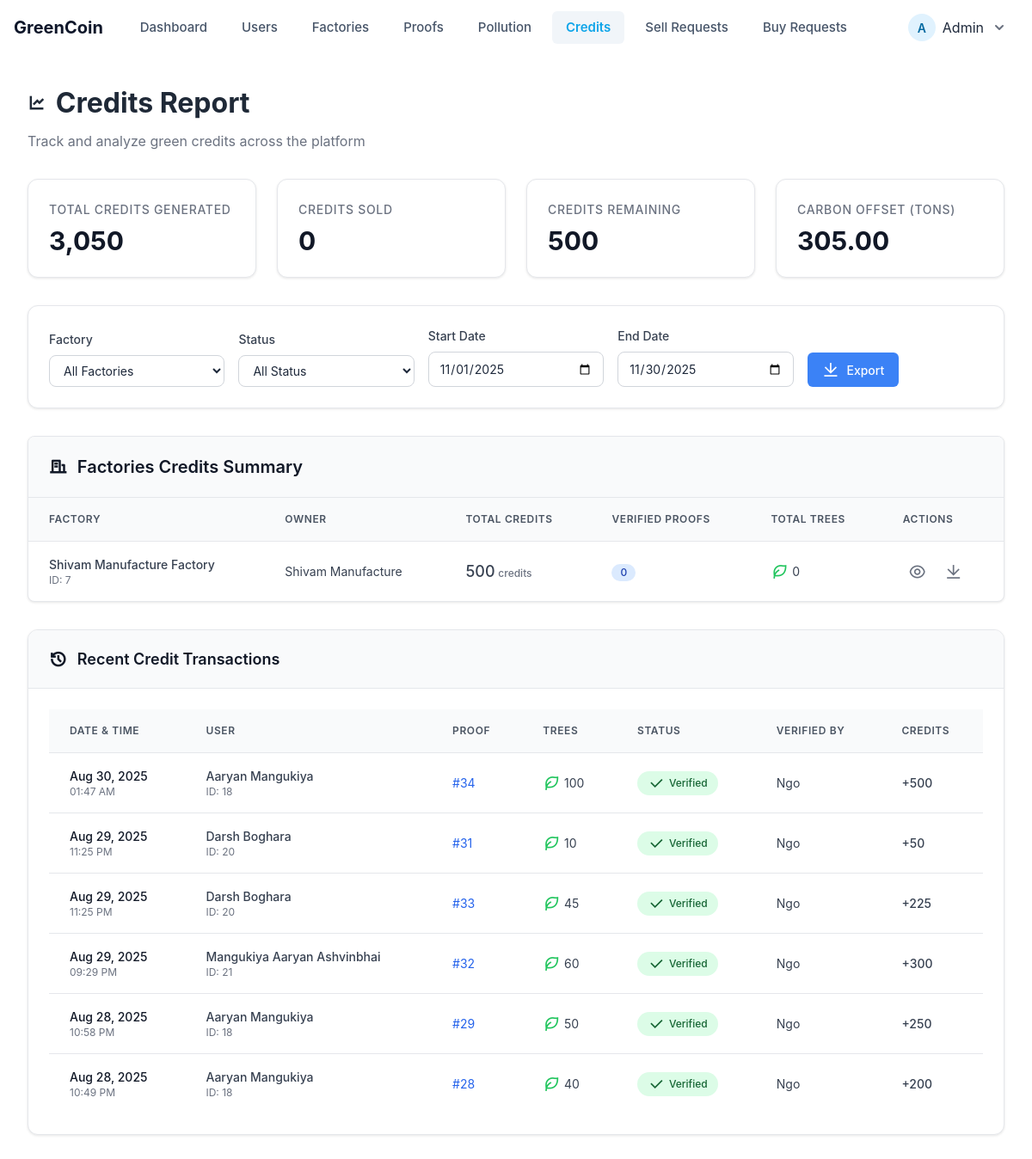
The app's page /admin/credits_report.php (signed in) with its own data.
### tables this page shows
CREATE TABLE `factories` (
  `id` int(11) NOT NULL,
  `user_id` int(11) DEFAULT NULL,
  `name` varchar(255) NOT NULL,
  `location` varchar(255) DEFAULT NULL,
  `production_type` varchar(255) DEFAULT NULL,
  `registration_date` datetime DEFAULT current_timestamp()
);

CREATE TABLE `users` (
  `user_id` int(11) NOT NULL,
  `name` varchar(100) NOT NULL,
  `email` varchar(150) NOT NULL,
  `password_hash` varchar(255) NOT NULL,
  `role` enum('individual','NGO','admin','factory') NOT NULL DEFAULT 'individual',
  `profile_image` varchar(255) DEFAULT NULL,
  `created_at` timestamp NOT NULL DEFAULT current_timestamp(),
  `email_verified` tinyint(1) NOT NULL DEFAULT 0,
  `email_verified_at` datetime DEFAULT NULL
);

CREATE TABLE `verifications` (
  `id` int(11) NOT NULL,
  `proof_id` int(11) DEFAULT NULL,
  `is_verified` tinyint(1) DEFAULT 0,
  `verified_by` varchar(255) DEFAULT NULL,
  `verification_date` datetime DEFAULT NULL,
  `method` enum('automated','manual') DEFAULT NULL
);

CREATE TABLE `planting_proofs` (
  `id` int(11) NOT NULL,
  `user_id` int(11) DEFAULT NULL,
  `target_id` int(11) DEFAULT NULL,
  `photo_url` varchar(255) DEFAULT NULL,
  `video_url` varchar(255) DEFAULT NULL,
  `geo_location` varchar(255) DEFAULT NULL,
  `tree_species` varchar(255) DEFAULT NULL,
  `tree_count` int(11) DEFAULT NULL,
  `land_type` enum('public','private') DEFAULT NULL,
  `qrcode_file` varchar(255) DEFAULT NULL,
  `uploaded_at` datetime DEFAULT current_timestamp()
);

### admin/credits_report.php (the view, shortened to what this page needs)
<?php
require_once __DIR__ . '/header.php';
$status_filter = isset($_GET['status']) ? $_GET['status'] : 'all';
$start_date = isset($_GET['start_date']) ? $_GET['start_date'] : date('Y-m-01');
$end_date = isset($_GET['end_date']) ? $_GET['end_date'] : date('Y-m-t');
$stats_sql = "SELECT
    COALESCE(SUM(CASE WHEN v.is_verified=1 THEN p.tree_count * 5 ELSE 0 END), 0) as total_credits_generated,
    COALESCE(SUM(CASE WHEN ct.type='sell' AND ct.status='approved' THEN ct.credits ELSE 0 END), 0) as credits_sold,
    (SELECT COALESCE(SUM(credits), 0) FROM green_credits) as credits_remaining,
    COALESCE(SUM(CASE WHEN v.is_verified=1 THEN p.tree_count * 0.5 ELSE 0 END), 0) as carbon_offset_tons
FROM verifications v
JOIN planting_proofs p ON p.id=v.proof_id
LEFT JOIN credit_transactions ct ON ct.factory_id = (SELECT id FROM factories LIMIT 1)";
$stats = $conn->query($stats_sql)->fetch_assoc();
?>
<!DOCTYPE html>
<html lang="en">
<head>
    <script src="https://cdn.tailwindcss.com/3.4.16"></script>
    <link rel="stylesheet" href="https://cdnjs.cloudflare.com/ajax/libs/remixicon/4.6.0/remixicon.min.css" />
</head>
<body>
    <div class="credits-report-container">
        <div class="credits-header">
            <h1><i class="ri-line-chart-line"></i> Credits Report</h1>
            <p>Track and analyze green credits across the platform</p>
        </div>
        <div class="stats-grid">
            <div class="stat-card">
                <h3>Total Credits Generated</h3>
                <p class="value"><?= number_format($stats['total_credits_generated']) ?></p>
            </div>
            <div class="stat-card">
                <h3>Credits Sold</h3>
                <p class="value"><?= number_format($stats['credits_sold']) ?></p>
            </div>
            <div class="stat-card">
                <h3>Credits Remaining</h3>
                <p class="value"><?= number_format($stats['credits_remaining']) ?></p>
            </div>
            <div class="stat-card">
                <h3>Carbon Offset (Tons)</h3>
                <p class="value"><?= number_format($stats['carbon_offset_tons'], 2) ?></p>
            </div>
        </div>
        <div class="filter-section">
            <form method="get" class="filter-form">
                <div class="form-group">
                    <label for="factory_id">Factory</label>
                    <select name="factory_id" id="factory_id" class="form-control" onchange="this.form.submit()">
                        <option value="0">All Factories</option>
                    </select>
                </div>
                <div class="form-group">
                    <label for="status">Status</label>
                    <select name="status" id="status" class="form-control" onchange="this.form.submit()">
                        <option value="all" <?= $status_filter === 'all' ? 'selected' : '' ?>>All Status</option>
                    </select>
                </div>
                <div class="form-group">
                    <label for="start_date">Start Date</label>
                    <input type="date" name="start_date" id="start_date" class="form-control"
                        value="<?= htmlspecialchars($start_date) ?>" onchange="this.form.submit()">
                </div>
                <div class="form-group">
                    <label for="end_date">End Date</label>
                    <input type="date" name="end_date" id="end_date" class="form-control"
                        value="<?= htmlspecialchars($end_date) ?>" onchange="this.form.submit()">
                </div>
                <div class="form-group">
                    <button type="button" class="btn btn-primary w-100" onclick="exportToExcel()">
                        <i class="ri-download-line"></i> Export
                    </button>
                </div>
            </form>
        </div>
    <div class="table-container">
        <div class="table-header">
            <h2><i class="ri-building-line"></i> Factories Credits Summary</h2>
        </div>
        <div class="table-responsive">
            <table class="credits-table">
                <thead>
                    <tr>
                        <th>Factory</th>
                        <th>Owner</th>
                        <th>Total Credits</th>
                        <th>Verified Proofs</th>
                        <th>Total Trees</th>
                        <th>Actions</th>
                    </tr>
                </thead>
                <tbody>
                    <?php
                    $sql = "SELECT f.id, f.name, u.name AS owner,
                                COALESCE(SUM(gc.credits),0) AS credits,
                                SUM(CASE WHEN v.is_verified=1 THEN 1 ELSE 0 END) AS verified_proofs,
                                COALESCE(SUM(CASE WHEN v.is_verified=1 THEN p.tree_count ELSE 0 END),0) AS total_trees
                            FROM factories f
                            JOIN users u ON u.user_id=f.user_id
                            LEFT JOIN green_credits gc ON gc.factory_id=f.id
                            LEFT JOIN planting_proofs p ON p.user_id=u.user_id
                            LEFT JOIN verifications v ON v.proof_id=p.id";
                    $sql .= " GROUP BY f.id, f.name, u.name
                            ORDER BY credits DESC";
                    $rs = $conn->query($sql);
                    if ($rs->num_rows > 0) {
                        while ($r = $rs->fetch_assoc()):
                            $credits = (int)$r['credits'];
                            $trees = (int)$r['total_trees'];
                            $proofs = (int)$r['verified_proofs'];
                    ?>
                        <tr>
                            <td>
                                <div class="font-medium"><?= htmlspecialchars($r['name']) ?></div>
                                <div class="text-xs text-gray-500">ID: <?= $r['id'] ?></div>
                            </td>
                            <td><?= htmlspecialchars($r['owner']) ?></td>
                            <td class="font-medium">
                                <span class="text-lg"><?= number_format($credits) ?></span>
                                <span class="text-xs text-gray-500">credits</span>
                            </td>
                            <td>
                                <span class="inline-flex items-center px-2.5 py-0.5 rounded-full text-xs font-medium bg-blue-100 text-blue-800">
                                    <?= $proofs ?>
                                </span>
                            </td>
                            <td>
                                <div class="flex items-center">
                                    <i class="ri-leaf-line text-green-500 mr-1"></i>
                                    <span><?= number_format($trees) ?></span>
                                </div>
                            </td>
                            <td>
                                <div class="flex gap-2">
                                    <button class="btn btn-icon" title="View Details">
                                        <i class="ri-eye-line"></i>
                                    </button>
                                    <button class="btn btn-icon" title="Download Report">
                                        <i class="ri-download-line"></i>
                                    </button>
                                </div>
                            </td>
                        </tr>
                    <?php
                        endwhile;
                    }
                    ?>
                </tbody>
            </table>
        </div>
    </div>
    <div class="card">
        <div class="card-header">
            <h3><i class="ri-history-line"></i> Recent Credit Transactions</h3>
        </div>
        <div class="card-body">
            <div class="table-responsive">
                <table class="credits-table">
                    <thead>
                        <tr>
                            <th>Date & Time</th>
                            <th>User</th>
                            <th>Proof</th>
                            <th>Trees</th>
                            <th>Status</th>
                            <th>Verified By</th>
                            <th>Credits</th>
                        </tr>
                    </thead>
                    <tbody>
                        <?php
                        $q_sql = "SELECT v.verification_date, v.is_verified, v.verified_by,
                                        p.id as proof_id, p.tree_count, u.name, u.user_id
                                FROM verifications v
                                JOIN planting_proofs p ON p.id=v.proof_id
                                JOIN users u ON u.user_id=p.user_id";
                        $q_sql .= " ORDER BY v.verification_date DESC LIMIT 10";
                        $q = $conn->query($q_sql);
                        if ($q->num_rows > 0) {
                            while($x = $q->fetch_assoc()) {
                                $delta = ((int)$x['is_verified']===1) ? ((int)$x['tree_count'] * 5) : 0;
                                $isVerified = (int)$x['is_verified'] === 1;
                                $verificationDate = new DateTime($x['verification_date']);
                        ?>
                            <tr>
                                <td>
                                    <div class="text-sm font-medium text-gray-900"><?= $verificationDate->format('M d, Y') ?></div>
                                    <div class="text-xs text-gray-500"><?= $verificationDate->format('h:i A') ?></div>
                                </td>
                                <td>
                                    <div class="font-medium"><?= htmlspecialchars($x['name']) ?></div>
                                    <div class="text-xs text-gray-500">ID: <?= $x['user_id'] ?></div>
                                </td>
                                <td>
                                    <a href="#" class="text-blue-600 hover:text-blue-800">
                                        #<?= $x['proof_id'] ?>
                                    </a>
                                </td>
                                <td>
                                    <div class="flex items-center">
                                        <i class="ri-leaf-line text-green-500 mr-1"></i>
                                        <span><?= (int)$x['tree_count'] ?></span>
                                    </div>
                                </td>
                                <td>
                                    <?php if($isVerified): ?>
                                        <span class="badge badge-success">
                                            <i class="ri-check-line mr-1"></i> Verified
                                        </span>
                                    <?php else: ?>
                                        <span class="badge badge-danger">
                                            <i class="ri-close-line mr-1"></i> Rejected
                                        </span>
                                    <?php endif; ?>
                                </td>
                                <td class="text-sm text-gray-500">
                                    <?= htmlspecialchars($x['verified_by']) ?>
                                </td>
                                <td class="font-medium <?= $isVerified ? 'text-green-600' : 'text-red-600' ?>">
                                    <?= $isVerified ? '+' : '' ?><?= $delta ?>
                                </td>
                            </tr>
                        <?php
                            }
                        }
                        ?>
                    </tbody>
                </table>
            </div>
        </div>
    </div>
<?php require_once __DIR__ . '/footer.php'; ?>

### records on screen
factories: name "Shivam Manufacture Factory", id "7", user.name "Shivam Manufacture", credits "500", proofs "0", trees "0"
verifications: verification_date "Aug 30, 2025", verification_date "01:47 AM", users.name "Aaryan Mangukiya", users.user_id "18", proof "34", proof.tree_count "100", shows "Verified", verified_by "Ngo", is_verified.tree_count "500"
verifications: verification_date "Aug 29, 2025", verification_date "11:25 PM", users.name "Darsh Boghara", users.user_id "20", proof "31", proof.tree_count "10", shows "Verified", verified_by "Ngo", is_verified.tree_count "50"
verifications: verification_date "Aug 29, 2025", verification_date "11:25 PM", users.name "Darsh Boghara", users.user_id "20", proof "33", proof.tree_count "45", shows "Verified", verified_by "Ngo", is_verified.tree_count "225"
verifications: verification_date "Aug 29, 2025", verification_date "09:29 PM", users.name "Mangukiya Aaryan Ashvinbhai", users.user_id "21", proof "32", proof.tree_count "60", shows "Verified", verified_by "Ngo", is_verified.tree_count "300"
verifications: verification_date "Aug 28, 2025", verification_date "10:58 PM", users.name "Aaryan Mangukiya", users.user_id "18", proof "29", proof.tree_count "50", shows "Verified", verified_by "Ngo", is_verified.tree_count "250"
verifications: verification_date "Aug 28, 2025", verification_date "10:49 PM", users.name "Aaryan Mangukiya", users.user_id "18", proof "28", proof.tree_count "40", shows "Verified", verified_by "Ngo", is_verified.tree_count "200"

### other values on screen
substr($_SESSION['user_name'] ?? 'A', 0, 1) "A"
$_SESSION['user_name'] "Admin"
$stats['total_credits_generated'] "3,050"
$stats['credits_sold'] "0"
$stats['credits_remaining'] "500"
$stats['carbon_offset_tons'] "305.00"
